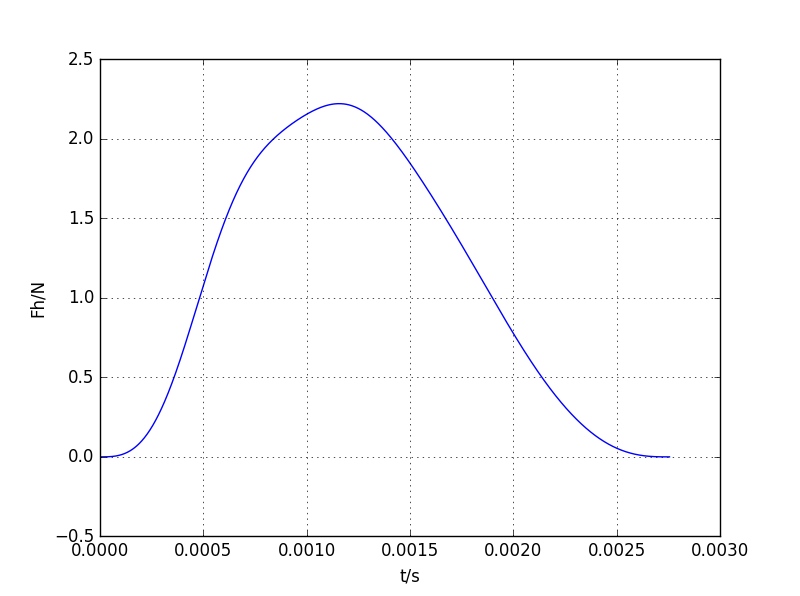

Recreate this plot in Python.
import numpy as np
import pylab as pl
import math
class wave:
    def __init__(self,L=0.62,FT=650,b=1/8,m=0.0033,K=100000000000,u=0.01,f=262,vh0=0.5):
        self.L=L
        self.c=f*2*L
        self.FT=FT
        self.dx=L/1000
        self.dt=self.dx/self.c
        self.T=10000*self.dt
        self.b=b
        self.m=m
        self.K=K
        self.u=u
        self.t=[0]
        self.y1=[]
        self.y2=[]
        self.y3=[]
        self.y0=[]
        self.Fh=[]
        self.zh=[0]
        self.vh=[vh0]
        self.F=[]
        for i in range(int(self.L/self.dx)+1):
            self.y0.append(0)
        self.y=[]
        self.Y=[self.y0]
        self.X=[]
        for i in range(int(self.L/self.dx)+1):
            self.X.append(i*self.dx)
           
    def propagate(self):
        self.y1=self.y2=self.y0
        self.y.append(self.y2[-2])
        self.F.append(self.FT*(self.y[-1]/self.dx))
        self.Fh.append(-self.K*pow(self.y2[round((self.L*self.b)/self.dx)]-self.zh[-1],3))
        k=0
        while self.t[-1]<self.T:
            k=k+1 
            self.t.append(self.t[-1]+self.dt)
            self.y3.append(0)
            for i in range(round((self.L*self.b)/self.dx)-2):
                self.y3.append(-self.y1[i+1]+self.y2[i+2]+self.y2[i])
            self.y3.append(-self.y1[round((self.L*self.b)/self.dx)-1]+self.y2[round((self.L*self.b)/self.dx)]+self.y2[round((self.L*self.b)/self.dx)-2]\
                                    +0.25*self.dt*self.dt/self.u/self.dx*self.Fh[-1])
            self.y3.append(-self.y1[round((self.L*self.b)/self.dx)]+self.y2[round((self.L*self.b)/self.dx)+1]+self.y2[round((self.L*self.b)/self.dx)-1]\
                                    +0.5*self.dt*self.dt/self.u/self.dx*self.Fh[-1])
            self.y3.append(-self.y1[round((self.L*self.b)/self.dx)+1]+self.y2[round((self.L*self.b)/self.dx)+2]+self.y2[round((self.L*self.b)/self.dx)]\
                                    +0.25*self.dt*self.dt/self.u/self.dx*self.Fh[-1])
            for i in range(round(self.L/self.dx)-round((self.L*self.b)/self.dx)-2):
                self.y3.append(-self.y1[i+1+round((self.L*self.b)/self.dx)+1]+self.y2[i+2+round((self.L*self.b)/self.dx)+1]+self.y2[i+round((self.L*self.b)/self.dx)+1])  
            self.y3.append(0)
            self.y.append(self.y3[-2])
            self.F.append(self.FT*(self.y[-1]/self.dx))
            self.zh.append(self.zh[-1]+self.vh[-1]*self.dt)
            self.vh.append(self.vh[-1]-self.Fh[-1]/self.m*self.dt)
            self.Fh.append(-self.K*pow(self.y2[round((self.L*self.b)/self.dx)]-self.zh[-1],3))
            self.y1=self.y2
            self.y2=self.y3
            self.y3=[]
            if self.y2[round((self.L*self.b)/self.dx)]-self.zh[-1]>0:
                break
            for i in range(11):
                if k==10*i:
                    self.Y.append(self.y2)
                    
a=wave()
a.propagate()
pl.plot(a.t,a.Fh)
pl.xlabel("t/s")
pl.ylabel("Fh/N")
pl.grid(True)
pl.show()
